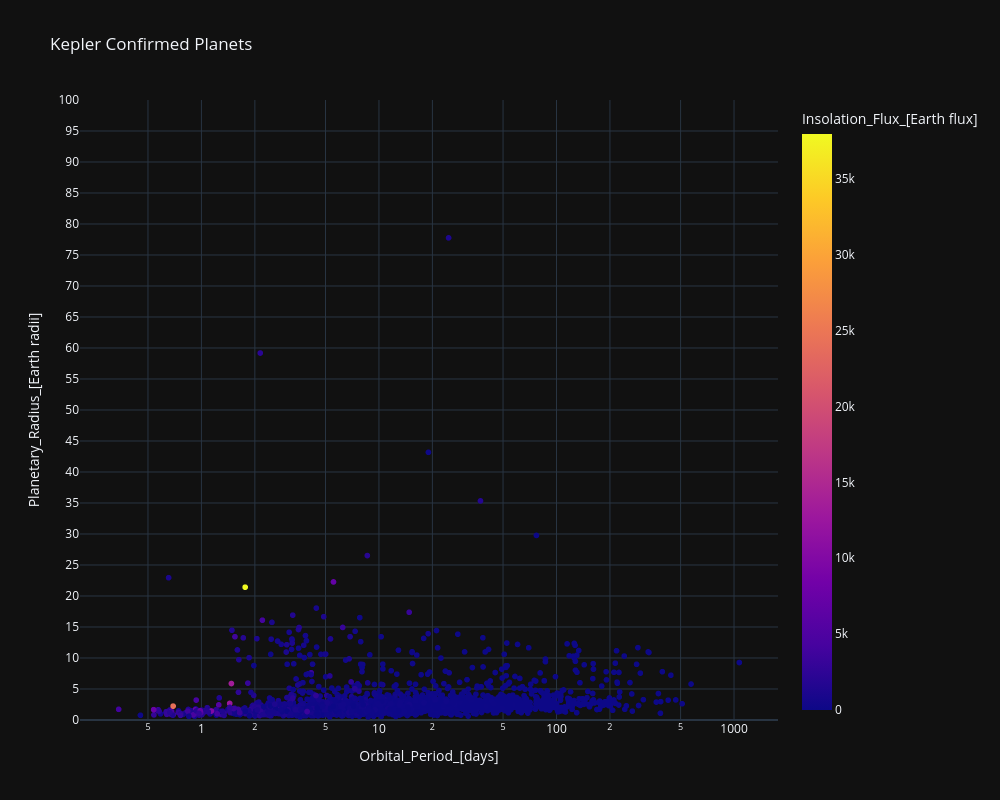

Notebook source saved alongside this figure:
### Code cell
plot_radii = px.scatter(kepler_confirmed,
                        x="Orbital_Period_[days]", 
                        y="Planetary_Radius_[Earth radii]", 
                        template="plotly_dark",
                        width=1000, height=800,
                        log_x=True,
                        title = "Kepler Confirmed Planets",
                        color = "Insolation_Flux_[Earth flux]",
                       )
plot_radii.update_layout(
    yaxis = dict(
        tickmode = 'linear',
        tick0 = 0,
        dtick = 5,
    )
)


plot_radii.update_yaxes(range=[0, 100])


plot_radii.show()

### Figure 1 — Plotly figure (JSON) as saved in the notebook; plotly's stock layout.template omitted (floating-point values rounded to 4 significant figures; data arrays with more than 128 entries replaced by an {"elided": "..."} marker saying what was removed)
{"data": [{"hovertemplate": "Orbital_Period_[days]=%{x}<br>Planetary_Radius_[Earth radii]=%{y}<br>Insolation_Flux_[Earth flux]=%{marker.color}<extra></extra>", "legendgroup": "", "marker": {"color": {"elided": "2285 float values"}, "coloraxis": "coloraxis", "symbol": "circle"}, "mode": "markers", "name": "", "showlegend": false, "type": "scattergl", "x": {"elided": "2285 float values"}, "xaxis": "x", "y": {"elided": "2285 float values"}, "yaxis": "y"}], "layout": {"coloraxis": {"colorbar": {"title": {"text": "Insolation_Flux_[Earth flux]"}}, "colorscale": [[0, "#0d0887"], [0.1111, "#46039f"], [0.2222, "#7201a8"], [0.3333, "#9c179e"], [0.4444, "#bd3786"], [0.5556, "#d8576b"], [0.6667, "#ed7953"], [0.7778, "#fb9f3a"], [0.8889, "#fdca26"], [1, "#f0f921"]]}, "height": 800, "legend": {"tracegroupgap": 0}, "title": {"text": "Kepler Confirmed Planets"}, "width": 1000, "xaxis": {"anchor": "y", "autorange": true, "domain": [0, 1], "range": [-0.6836, 3.247], "title": {"text": "Orbital_Period_[days]"}, "type": "log"}, "yaxis": {"anchor": "x", "domain": [0, 1], "dtick": 5, "range": [0, 100], "tick0": 0, "tickmode": "linear", "title": {"text": "Planetary_Radius_[Earth radii]"}, "type": "linear"}}}
